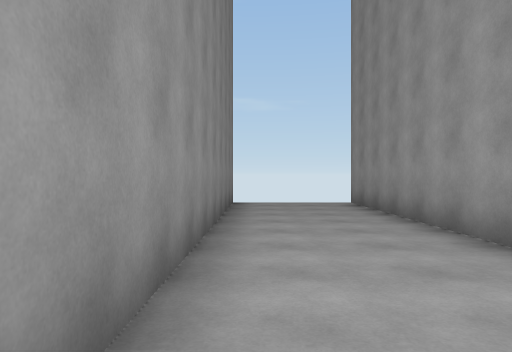
View 1 (above)

18 first-person views from a walk through a 3-D level made in the Unity game engine. The camera is 1.4 m above the floor, looks level and sees 70° across. The floor is counted in squares, 2 m on a side. Each view is taken from the middle of a square. On the plan, view 1 faces up. The plan holds only what a view shows up to about 11 squares ahead; the rest is blank. The place goes on beyond the plan.

View 2
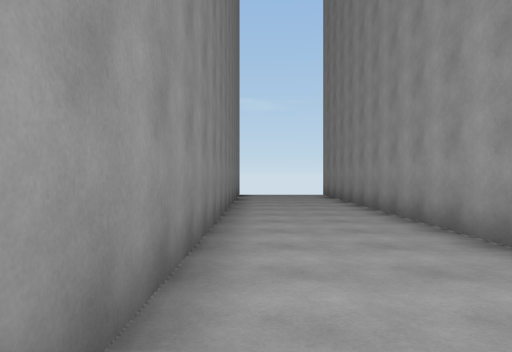

View 3
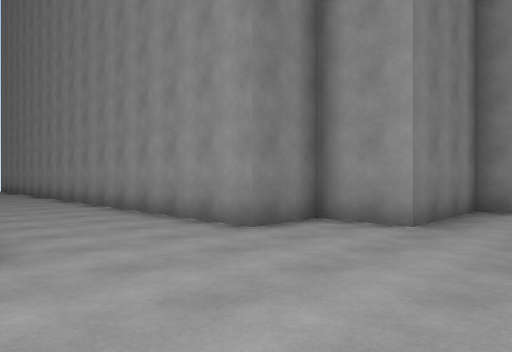

View 4
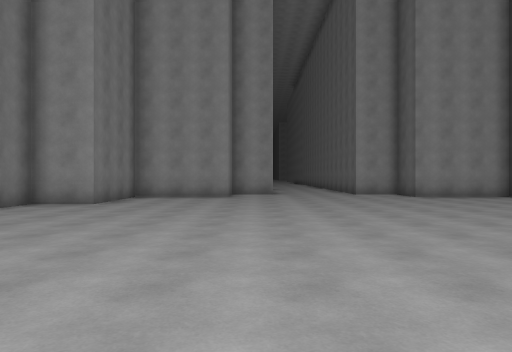

View 5
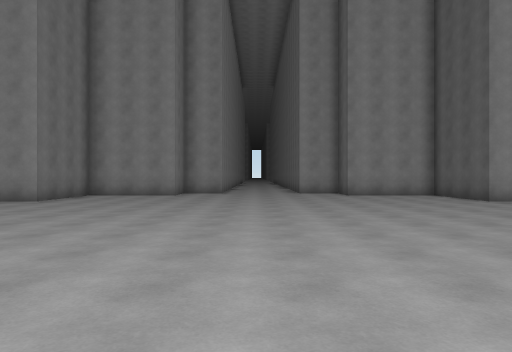

View 6
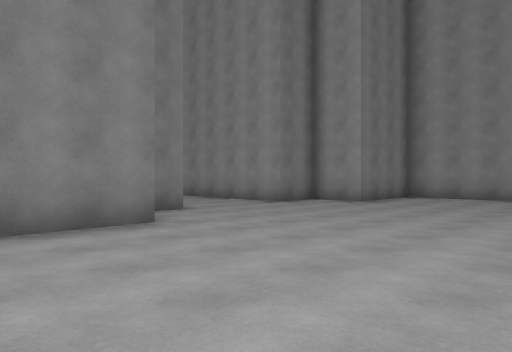

View 7
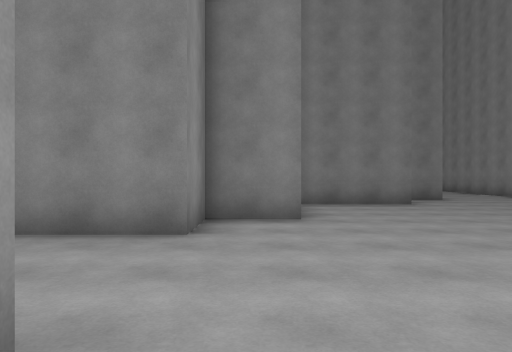

View 8
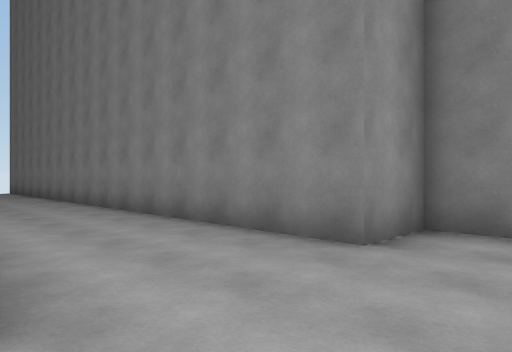

View 9
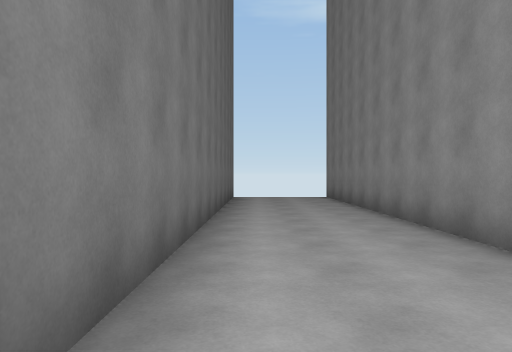

View 10
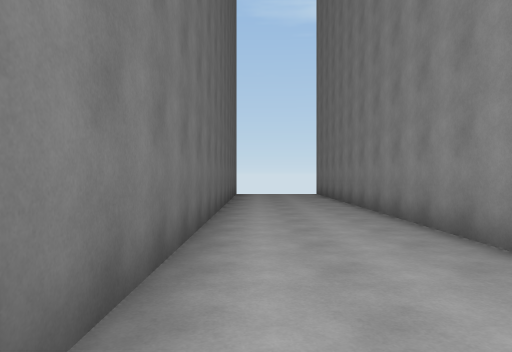

View 11
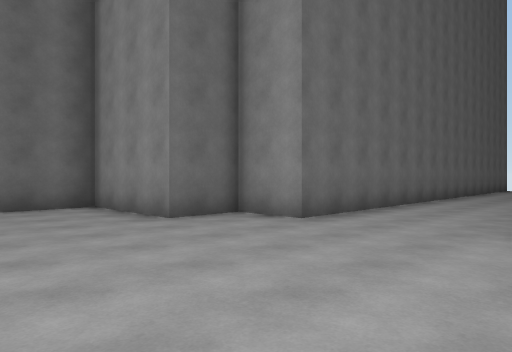

View 12
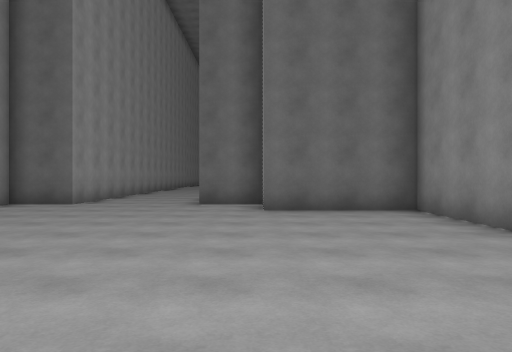

View 13
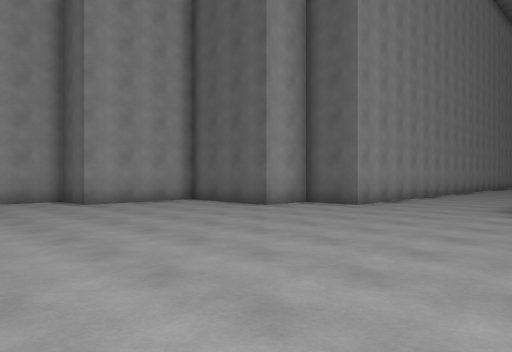

View 14
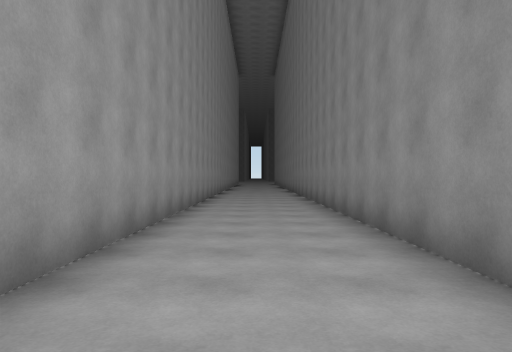

View 15
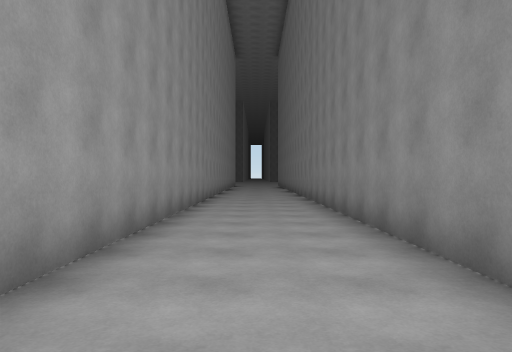

View 16
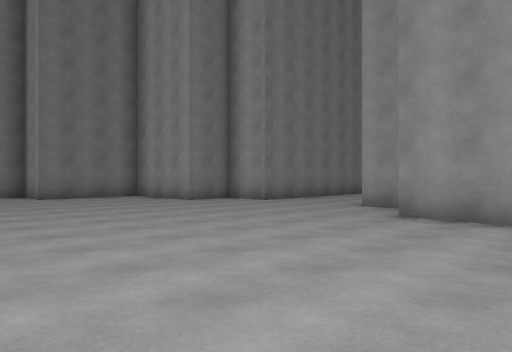

View 17
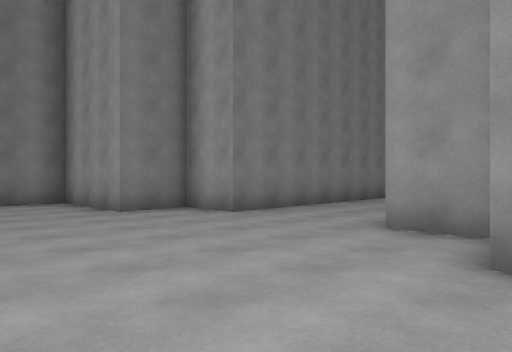

View 18
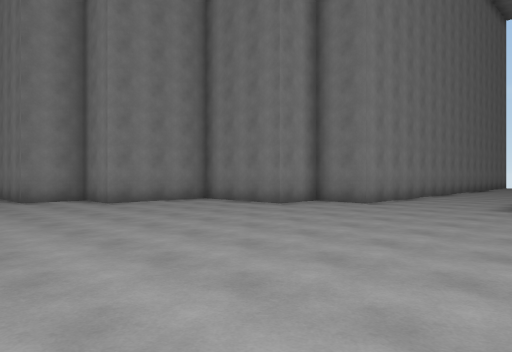

### Floor plan
Points are (right, up) in squares from view 1. A wall is a line through its corners. A room is listed if a view was taken in it or the views show most of it. See-through windows are left out.
Room 1 (views 1, 2, 3, 4, 5, 6, 7, 8, 9, 10, 11, 12, 13, 14, 15, 16, 17, 18)
walls: (-5.3, -8.6) (-5.3, -11.1) (-6.8, -11.1) (-6.8, -12.6) (-21, -12.6); (-2.2, -22) (-0.6, -22); (-0.6, -23.2) (-0.6, -36.9); (10.5, -12.6) (8.7, -12.6) (8.7, -11.1) (7.2, -11.1) (7.2, -8) (4.1, -8) (4.1, -6.4) (2.5, -6.4) (2.5, 9.6); (-20.8, -15.7) (-6.8, -15.7) (-6.8, -17.3) (-5.3, -17.3) (-5.3, -20.4) (-2.1, -20.4); (2.5, -36.9) (2.5, -22) (4.1, -22) (4.1, -20.4) (7.2, -20.4) (7.2, -17.3) (8.7, -17.3) (8.7, -15.8); (-0.6, 9.4) (-0.6, -6.4) (-2.2, -6.4) (-2.2, -8) (-4.9, -8)

Where each view was taken, in squares from view 1:
view 1: 0 up, 0 right, facing up
view 2: 4 down, 0 right, facing up
view 3: 10 down, 1 left, facing up-right
view 4: 12 down, 5 left, facing right
view 5: 14 down, 6 left, facing right
view 6: 13 down, 5 left, facing up-right
view 7: 17 down, 6 left, facing up
view 8: 16 down, 5 left, facing up-left
view 9: 15 down, 10 left, facing left
view 10: 15 down, 8 left, facing left
view 11: 12 down, 2 left, facing down-left
view 12: 13 down, 2 left, facing down
view 13: 14 down, 2 left, facing down-right
view 14: 21 down, 1 right, facing down
view 15: 26 down, 1 right, facing down
view 16: 20 down, 1 right, facing up-right
view 17: 18 down, 4 right, facing up-right
view 18: 15 down, 4 right, facing up-left
